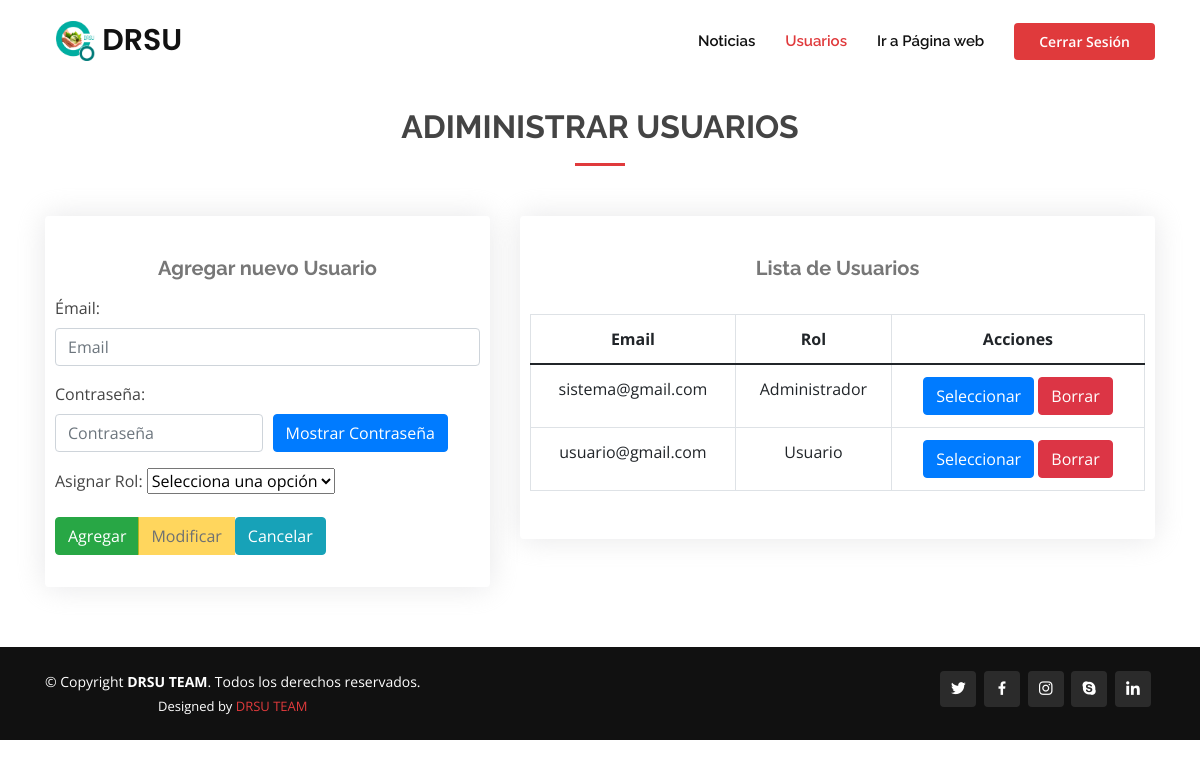
The app's page /drsu/usuario.php (signed in) with its own data.
### tables this page shows
CREATE TABLE usuario(
	sql_usuario_id INTEGER UNSIGNED PRIMARY KEY AUTO_INCREMENT,
    sql_usuario_email VARCHAR(80) UNIQUE NOT NULL,
	sql_usuario_pass VARCHAR(100) NOT NULL,
    sql_usuario_rol_id INTEGER UNSIGNED NOT NULL,
	FOREIGN KEY (sql_usuario_rol_id) REFERENCES rol(sql_rol_id) 
		ON DELETE RESTRICT ON UPDATE CASCADE
);

CREATE TABLE rol(
	sql_rol_id INTEGER UNSIGNED PRIMARY KEY AUTO_INCREMENT,
    sql_rol_nombre VARCHAR(80) UNIQUE NOT NULL
);

### drsu/usuario.php (the view, shortened to what this page needs)
<?php include("./drsu_template/header.php");?>
<?php
$var_usuario_email = (isset($_POST['usuario_email']))?$_POST['usuario_email']:"";
$var_usuario_pass = (isset($_POST['usuario_pass']))?$_POST['usuario_pass']:"";
$var_accion = (isset($_POST['accion']))?$_POST['accion']:"";
include("./config/db.php");
$sentencia_sql= $conexion->prepare("SELECT
    usuario.sql_usuario_id,
    usuario.sql_usuario_email,
    usuario.sql_usuario_pass,
    usuario.sql_usuario_rol_id,
    rol.sql_rol_nombre
    FROM usuario
    JOIN rol ON usuario.sql_usuario_rol_id=rol.sql_rol_id
    ORDER BY usuario.sql_usuario_id ASC;");
$sentencia_sql->execute();
$lista_usuarios=$sentencia_sql->fetchAll(PDO::FETCH_ASSOC);
?>
<section id="contact" class="contact ">
<div class="container">
<div class="section-title">
    <h2>Adiministrar Usuarios</h2>
</div>
<div class="row">
    <div class="col-lg-5">
        <div class="row">
            <div class="col-md-12">
                <div class="info-box2">
                    <h3>Agregar nuevo Usuario</h3>
                <form method="POST" enctype="multipart/form-data">
                    <div class = "form-group">
                        <label for="usuario_email">Émail:</label>
                        <input type="email" required class="form-control" value="<?php echo $var_usuario_email; ?>" name="usuario_email" id="usuario_email"  placeholder="Email">
                    </div>
                    <div class = "form-group">
                        <label>Contraseña:</label>
                        <div class="form-row">
                            <div class="col">
                                <input required class="form-control" value="<?php echo $var_usuario_pass; ?>" type="password" name="usuario_pass" id="contraseña" placeholder="Contraseña">
                            </div>
                            <div class="col">
                                <button class="btn btn-primary" type="button" id="boton">Mostrar Contraseña</button>
                            </div>
                        </div>
                    </div>
                    <div class = "form-group">
                        <label for="roles">Asignar Rol:</label>
                        <select name="usuario_rol_id" id="usuario_rol_id" required>
                            <?php if(isset($var_usuario_rol_id_2)) { ?>
                                <option selected="" value="<?php echo $var_usuario_rol_id_2; ?>" ><?php echo $var_rol_nombre; ?></option>
                            <?php } else{?>
                                <option value="" selected disabled hidden>Selecciona una opción</option>
                            <?php }?>
                        </select>
                    </div>
                    <div class="btn-group" role="group" aria-label="">
                        <button type="submit" name="accion"
                        <?php if(isset($validacion_modi)){
                            if($validacion_modi==false){
                                echo "disabled";
                            }
                        }else{
                            if($var_accion=="Seleccionar"){
                                echo "disabled";
                            }
                        }
                        ?>
                        value= "Agregar" class="btn btn-success">Agregar</button>
                        <button type="submit" name="accion"
                        <?php if(isset($validacion_modi)){
                            if($validacion_modi==false){
                                echo "";
                            }
                        }else{
                            if($var_accion!="Seleccionar"){
                                echo "disabled";
                            }
                        }
                        ?> value= "Modificar" class="btn btn-warning">Modificar</button>
                         <a href="usuario.php"><button type="button" class="btn btn-info" ">Cancelar</button></a>
                    </div>
                </form>
                </div>
                </div>
                        </div>
                    </div>
                <div class="col-lg-7">
                    <div class="row">
                        <div class="col-md-12">
                            <div class="info-box">
                                <h3>Lista de Usuarios</h3>
                                <br/>
        <table class="table table-bordered">
            <thead>
                <tr>
                    <th>Email</th>
                    <th>Rol</th>
                    <th>Acciones</th>
                </tr>
            </thead>
            <tbody>
            <?php foreach($lista_usuarios as $usu) { ?>
                <tr>
                    <td><?php echo $usu['sql_usuario_email'] ?> </td>
                    <td><?php echo $usu['sql_rol_nombre'] ?></td>
                    <td>
                    <form method="post">
                        <input type="submit" name="accion" value="Seleccionar" class="btn btn-primary"/>
                        <input type="submit" name="accion" value="Borrar" class="btn btn-danger"/>
                    </form>
                    </td>
                </tr>
            <?php  } ?>
            </tbody>
        </table>
        </div>
                        </div>
                    </div>
                </div>
            </div>
            </div>
    </section>
<?php include("./drsu_template/footer.php");?>

### assets/css/style.css (style rules this page uses)
body { font-family: "Open Sans", sans-serif; color: #444444; }
a { color: #e03a3c; text-decoration: none; }
h1, h2, h3, h4, h5, h6 { font-family: "Raleway", sans-serif; }
section { padding: 60px 0; overflow: hidden; position: relative; }
.section-title { text-align: center; padding-bottom: 30px; position: relative; }
.section-title h2 { font-size: 32px; font-weight: bold; text-transform: uppercase; margin-bottom: 20px; padding-bottom: 20px; position: relative; }
.section-title h2::after { content: ""; position: absolute; display: block; width: 50px; height: 3px; background: #e03a3c; bottom: 0; left: calc(50% - 25px); }
.contact .info-box { color: #444444; text-align: center; box-shadow: 0 0 30px rgba(214, 215, 216, 0.6); padding: 30px 10px 32px 10px; border-radius: 4px; }
.contact .info-box h3 { font-size: 20px; color: #777777; font-weight: 700; margin: 10px 0; text-align: center; }
.contact .info-box2 { color: #444444; text-align: left; box-shadow: 0 0 30px rgba(214, 215, 216, 0.6); padding: 30px 10px 32px 10px; border-radius: 4px; }
.contact .info-box2 h3 { font-size: 20px; color: #777777; font-weight: 700; margin: 10px 0; text-align: center; }

### records on screen
usuario: sql_usuario_email "sistema@gmail.com", sql_usuario_rol.sql_rol_nombre "Administrador"
usuario: sql_usuario_email "usuario@gmail.com", sql_usuario_rol.sql_rol_nombre "Usuario"
